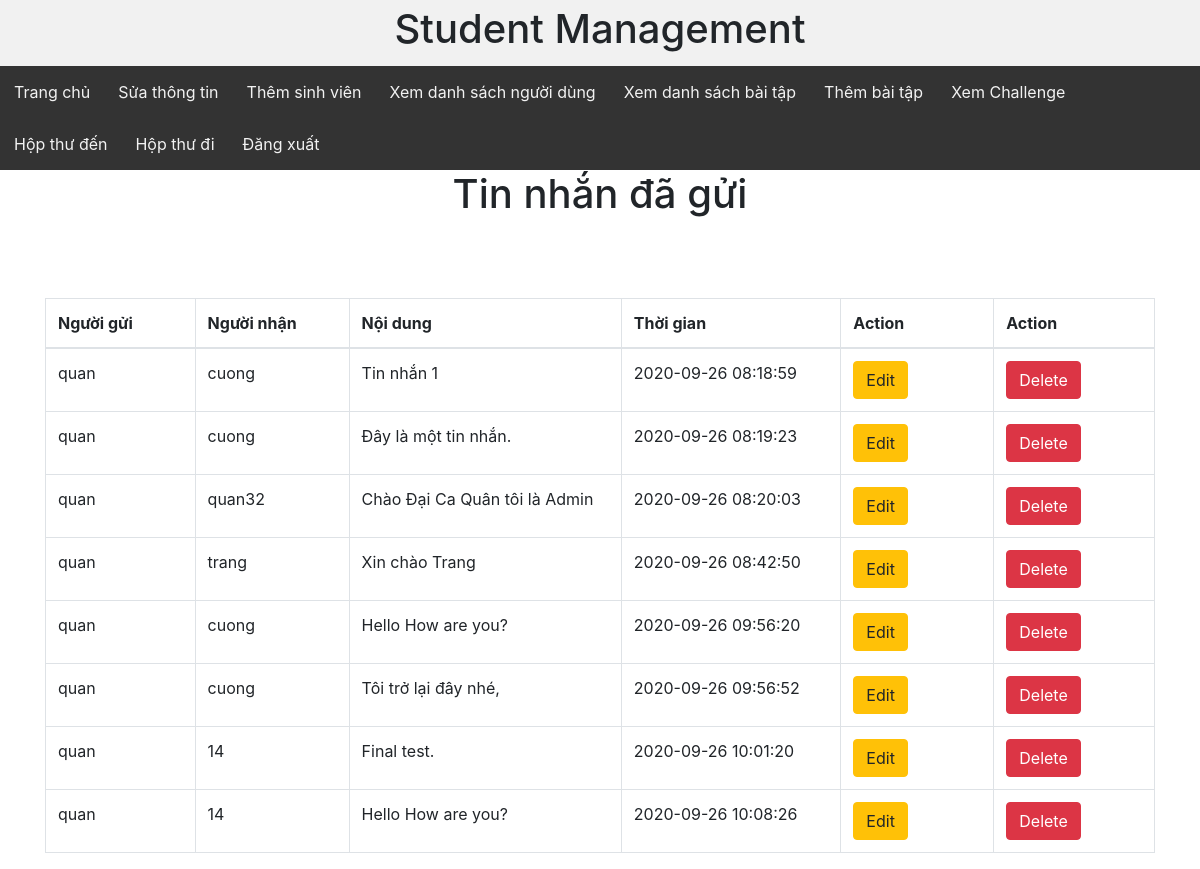
Before: /listMessageSend.php?id=53 with the older database file.
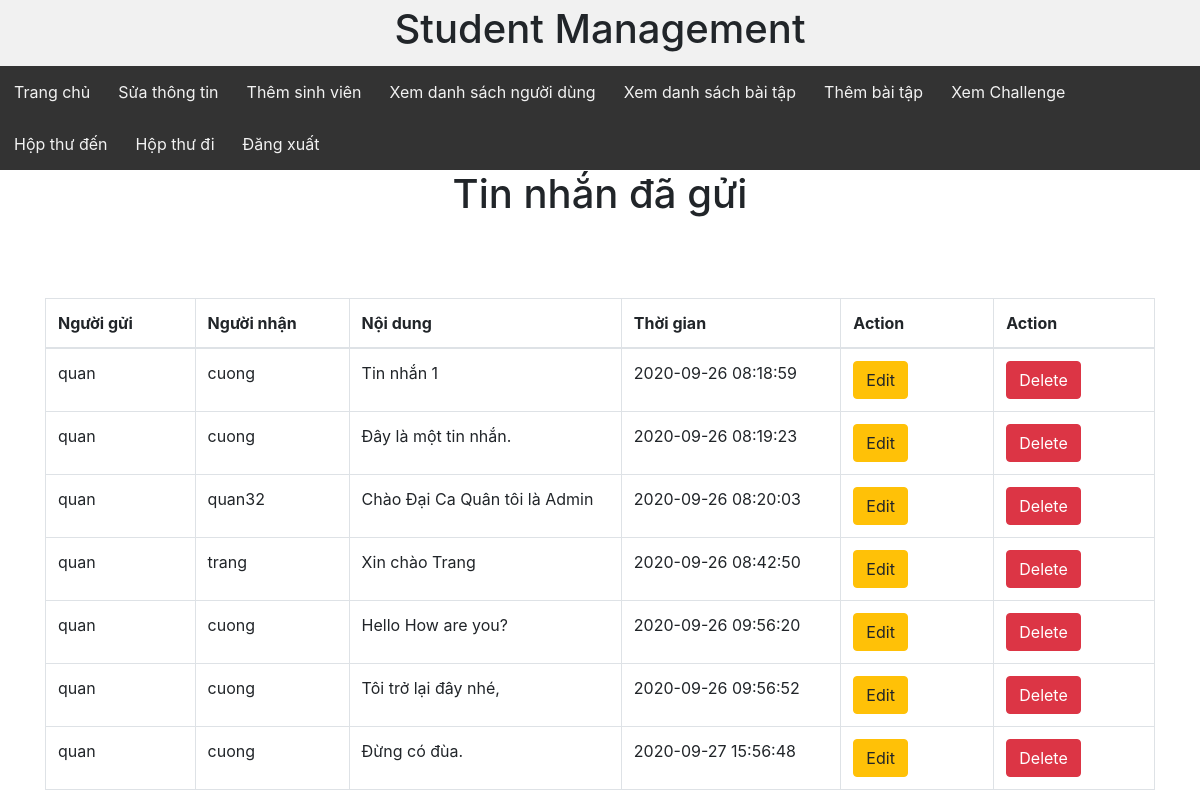
After: the same page with the newer database file.
### tables this page shows
CREATE TABLE `messages` (
  `id` int(11) NOT NULL,
  `userSendID` int(11) NOT NULL,
  `userReceiveID` int(11) NOT NULL,
  `message` varchar(255) NOT NULL,
  `createdTime` timestamp NOT NULL DEFAULT current_timestamp(),
  `receiver` varchar(255) DEFAULT NULL,
  `sender` varchar(255) DEFAULT NULL
);

### dbhelp.php (called while the page is built, shortened)
<?php
function executeResult($sql)
{
    $conn = mysqli_connect('localhost', 'root', '', 'db_studentmanagement6a');
    $resultset = mysqli_query($conn, $sql);
    $list = [];
    while ($row = mysqli_fetch_array($resultset, 1)) {
        $list[] = $row;
    }
    return $list;
}

### listMessageSend.php (the view, shortened to what this page needs)
<!DOCTYPE html>
<?php
      require('dbhelp.php');
      if($_GET['position']=='Student'){
        require('studentHeaderLayout.php');
        }
        else{
            require('teacherHeaderLayout.php');
        }
    ?>
<html lang="vi">
<head>
    <div>
        <h1 style="text-align: center;">Tin nhắn đã gửi</h1> <br><br><br>
    </div>
    <link rel="stylesheet" href="https://maxcdn.bootstrapcdn.com/bootstrap/4.4.1/css/bootstrap.min.css">
</head>
<body>
<div class="container">
<table class="table table-bordered">
    <thead>
    <tr>
        <th width=200>Người gửi</th>
        <th width=200>Người nhận</th>
        <th width=400>Nội dung</th>
        <th width=300>Thời gian</th>
        <th width=200>Action</th>
        <th width=200>Action</th>
    </tr>
    </thead>
    <tbody>
    <?php
    if (isset($_GET['id'])) {
    $senderID = $_GET['id'];
    $sql = "select * from messages where userSendID = '$senderID' ";
    $listMessage = executeResult($sql);
    foreach ($listMessage as $msg) { ?>
        <tr>
				<td> <?php echo $msg['sender'] ?></td>
				<td> <?php echo $msg['receiver'] ?> </td>
				<td> <?php echo $msg['message'] ?> </td>
				<td> <?php echo $msg['createdTime'] ?></td>
                <td><button class="btn btn-warning" onclick="window.open('editMessage.php?id=<?php echo $msg['id'] ?>&position=<?php echo $_GET['position'] ?>')">Edit</button></td>
                <td><button class="btn btn-danger" onclick="deleteMessage(<?php echo $msg['id'] ?>)">Delete</button></td>
	    </tr>
   <?php } ?>
    </tbody>
</table>
</div>
</body>
</html>
<?php }
?>

Changed rows visible on the page:
removed messages: sender "quan", receiver "14", message "Final test.", createdTime "2020-09-26 10:01:20"
removed messages: sender "quan", receiver "14", message "Hello How are you?", createdTime "2020-09-26 10:08:26"
added messages: sender "quan", receiver "cuong", message "Đừng có đùa.", createdTime "2020-09-27 15:56:48"
